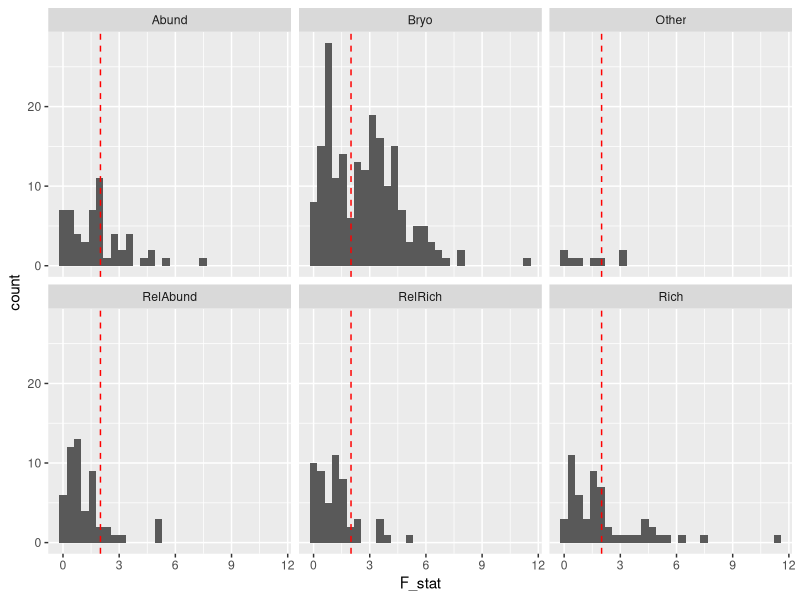
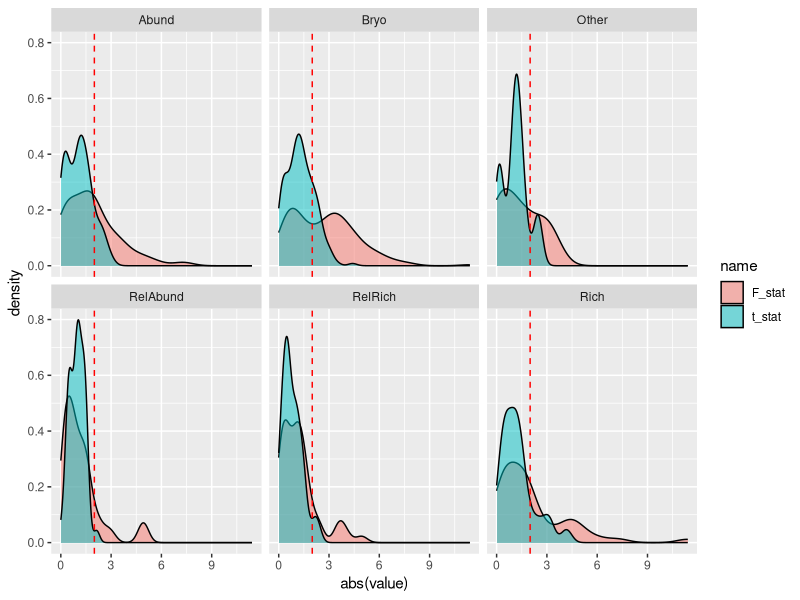

Recreate these plots in R, in order.
####Assess metric response to stress

library(tidyverse)
library(ggplot2)

#Load GIS data

#Load habitat data
phab_df<-read_csv("Data/NonBioData/Habitat/PHAB_Metrics_07252023.csv") %>%
  mutate(ReachStress = case_when(HumanActivity_Ext<12 &
                                   HumanActivity_Int<12 & 
                                   # HumanActivity_Prox<8 &
                                   HumanActivity_Prox_SWAMP<6 ~0,
                                 HumanActivity_Ext>=20~2,
                                 HumanActivity_Int>=20~2,
                                 # HumanActivity_Prox>=20~2,
                                 HumanActivity_Prox_SWAMP>=10~2,
                                 T~1 ))

ref_sites<-phab_df %>%
  group_by(StationCode) %>%
  summarise(ReachStressMax = max(ReachStress, na.rm=T)) %>%
  ungroup() %>%
  mutate(StressLevel = case_when(ReachStressMax==0~"Low",
                                 ReachStressMax==1~"Med",
                                 ReachStressMax==2~"High",
                                 T~"Other"))
ref_sites %>% group_by(StressLevel) %>% tally()
#Load bio data, for assessing sensitivity
bug_mets_lu<-read_csv("Data/BioData/Arthros/bug_metric_lu_07252023.csv") %>%
  mutate(Metric_short=str_sub(Metric, 3, nchar(Metric)))

arthro_df<-read_csv("Data/BioData/Arthros/arthropod_metircs_07252023.csv")
arth_df_long<-arthro_df %>%
  select(StationCode, SampleDate, CollectionMethodCode, all_of(bug_mets_lu$Metric_short)) %>%
  pivot_longer(cols=all_of(bug_mets_lu$Metric_short), 
               names_to="Metric_short", 
               values_to="MetricValue", 
               values_drop_na = T) %>%
  mutate(Metric = case_when(CollectionMethodCode=="TerInvt_T_DS"~paste0("T_",Metric_short),
                            CollectionMethodCode=="TerInvt_V_DS"~paste0("V_",Metric_short),
                            T~Metric_short)) %>%
  #Get rid of these interim calc metrics
  filter(!str_detect(Metric,"KRich")) %>%
  filter(!str_detect(Metric,"KAbund")) %>%
  inner_join(bug_mets_lu %>% select(Metric, Method, MetricForm, MetricGroup=Group))

bryo_mets_lu<-read_csv("Data/BioData/Bryos/bryo_metric_lu.csv")
bryo_df<-read_csv("Data/BioData/Bryos/bryo_metrics_07262023_v2.csv")
# bryo_df<-read_csv("Data/BioData/Bryos/Final_Bryophyte_Output.csv") 
skimr::skim(bryo_df)

bryo_df_long<-bryo_df %>%
  select(-SampleID, -CollectionMethodCode, -Replicate) %>%
  pivot_longer(cols=c(-StationCode, -SampleDate),
               names_to = "Metric_short", values_to="MetricValue", values_drop_na = T) %>%
  filter(MetricValue > -Inf & MetricValue<Inf) %>%
  mutate(CollectionMethodCode="Bryophyte",
         Method="Bryo",
         MetricForm="Bryo", MetricGroup="Bryo", #Until I get lookup
         Metric= paste0("B_",Metric_short))


# 
# junk<-lm(MetricValue~StressLevel, 
#          data=arth_df_long %>% na.omit() %>%
#            filter(MetricValue>-Inf) %>%
#            left_join(ref_sites %>% select(StationCode, StressLevel)))
# junk<-t.test(
#   MetricValue~StressLevel, 
#   data=
#     arth_df_long %>% 
#     filter(MetricValue>-Inf) %>%
#     inner_join(
#       ref_sites %>% 
#         select(StationCode, StressLevel) ) %>%
#     filter(StressLevel %in% c("Low","High"))
# )
# junk %>% broom::glance()
# 
# junk2<-junk %>% broom::glance()
# junk2$f
getmode <- function(v) {
  uniqv <- unique(v)
  uniqv[which.max(tabulate(match(v, uniqv)))]
}

getmodes <- function(x) {
  ux <- unique(x)
  tab <- tabulate(match(x, ux))
  ux[tab == max(tab)]
}

bio_data_df<-arth_df_long %>%
  bind_rows(bryo_df_long) %>%
  filter(MetricValue>-Inf) %>%
  filter(!str_detect(Metric_short, "_KRich")) %>%
  filter(!str_detect(Metric_short, "_KAbund")) %>%
  left_join(ref_sites %>% select(StationCode, StressLevel))

metric_summary<-bio_data_df  %>%
  group_by(Metric, Metric_short, MetricGroup, MetricForm) %>%
  summarise(
    n = length(MetricValue),
    unique_values = unique(MetricValue) %>% length(),
    PctDom = sum(MetricValue %in% getmode(MetricValue))/length(MetricValue),
    
    F_stat = lm(MetricValue~StressLevel) %>%
      broom::glance() %>%
      select(statistic) %>% 
      unlist(),
    
    # t_stat = t.test(MetricValue~StressLevel, 
    #                 data= .%>% filter(StressLevel!="Med")) %>%
    #   broom::glance() %>%
    #   select(statistic) %>% 
    #   unlist()
  ) %>%
  ungroup() 


metric_summary$t_stat <-sapply(1:nrow(metric_summary), function(i){
  vals.i=metric_summary$unique_values[i]
  if(vals.i==1)
    0
  else
  {
    met.i = metric_summary$Metric[i]
    xdf = arth_df_long %>%
      bind_rows(bryo_df_long) %>%
      filter(MetricValue>-Inf) %>%
      filter(Metric==met.i) %>%
      left_join(ref_sites %>% select(StationCode, StressLevel)) %>%
      filter(StressLevel %in% c("Low","High"))
    t_xdf = t.test(MetricValue~StressLevel, data = xdf)
    t_xdf$statistic
  }
})

ggplot(metric_summary %>%
         filter(unique_values>1), aes(x=F_stat))+
  geom_histogram()+
  facet_wrap(~MetricForm)+
  geom_vline(xintercept=2, linetype="dashed", color="red")


ggplot(metric_summary %>%
         filter(unique_values>1) %>%
         pivot_longer(cols=c(F_stat, t_stat))
       , aes(x=abs(value)))+
  geom_density(aes(fill=name), alpha=.5)+
  facet_wrap(~MetricForm)+
  geom_vline(xintercept=2, linetype="dashed", color="red")


metric_summary %>%
  filter(F_stat > 10)



